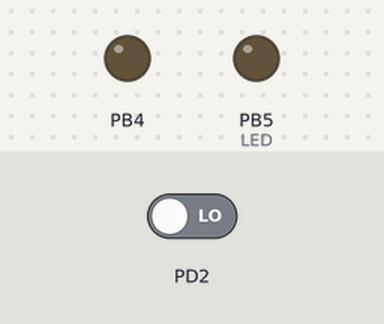
This program was run on a simulated ATmega328P, built with avr-gcc and emulated at 16 MHz. Parts: output pins drawn as LEDs (lit = HIGH). Dashed ring = blinking. Inputs (shaded band) come from the test bench; at power-on: PD2 LOW.

Above: at 1.2 s.
1.3 s: PD2 driven HIGH
At 2.5 s:
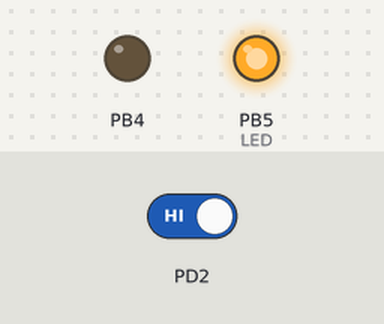
At 5.8 s:
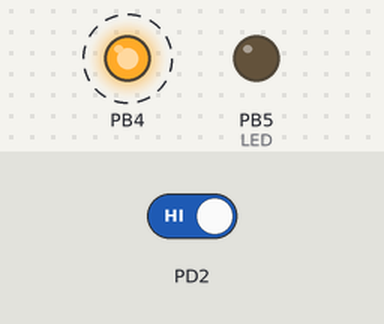
Timing chart, 0 to 9.5 s (numbered marks = the images above; inputs shaded):
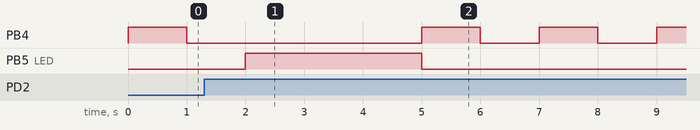

The program:

main.c
```c
/*
 * External_interrupt.c
 *
 * Created: 08-12-2025 11:01:34
 * Author : hafna
 */
#define F_CPU 16000000UL
#include <avr/io.h>
#include <avr/interrupt.h>
#include <util/delay.h>

volatile uint8_t led_trigger = 0;  // flag set by ISR

ISR(INT0_vect) {
	led_trigger = 1;   // just set a flag
}

int main(void)
{
	// Configure PD2 (INT0 pin) as input
	DDRD &= ~(1<<DDD2);

	// Configure PB5 and PB4 as outputs
	DDRB |= (1<<DDB5) | (1<<DDB4);

	// Clear any pending INT0 flag properly
	EIFR = (1<<INTF0);

	// Enable external interrupt 0
	EIMSK |= (1<<INT0);

	// Configure INT0 for rising edge
	EICRA |= (1<<ISC01) | (1<<ISC00);

	// Enable global interrupts
	sei();

	while (1) {
		if (led_trigger) {
			PORTB |= (1<<PB5);   // LED on
			_delay_ms(3000);     // hold for 3 seconds
			PORTB &= ~(1<<PB5);  // LED off
			led_trigger = 0;     // reset flag
		}

		PORTB ^= (1<<PB4);       // toggle PB4
		_delay_ms(1000);
	}
}
```

Measured:
- after the input at 1.3 s, PB5 (LED): LOW → HIGH after 0.70 s, → LOW 3.0 s later
- by itself, PB4: alternates HIGH for 1.0 s and LOW for 1.0 s
